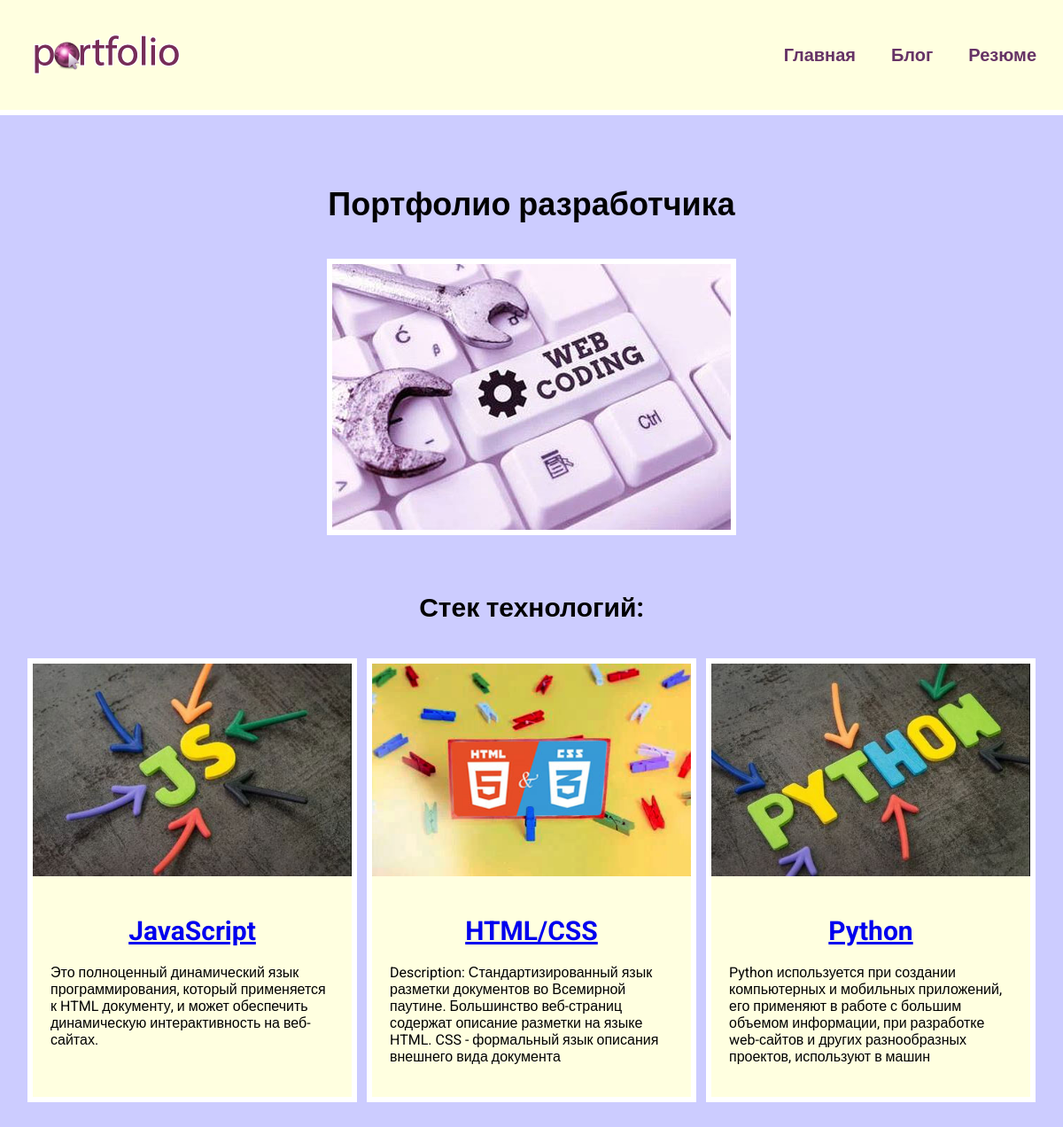
The page / on the database its author committed.
### skills/models.py (models this page shows, shortened)
class Skills(models.Model):
    title = models.CharField(max_length=100)
    description = models.CharField(max_length=200)
    image = models.ImageField(upload_to='skills/images/')
    url = models.URLField(blank=True)

### skills/views.py (the view)
# urls.py: path('', views.index, name="index"),
def index(request):
    projects = Skills.objects.all()
    return render(request, 'skills/index.html', {'projects': projects})

### skills/templates/skills/index.html
{% extends 'skills/base.html' %}
{% load static %}
{% block content %}
<h1>Портфолио разработчика</h1>
<div class="img">
    <img src="{% static 'skills/wc.jpg' %}" alt="">
</div>
<h2>Стек технологий:</h2>
<div class="block">
    {% for project in projects %}
    <div class="element">
        <div><img src="{{ project.image.url }}" alt=""></div>
        <div class="text">
            <h2><a href="{{ project.url }}" target="_blank">{{ project.title }}</a></h2>
            <p>{{ project.description }}</p>
        </div>
    </div>
    {% endfor %}
</div>
{% endblock %}

### skills/templates/skills/base.html (shortened to what this page needs)
<!DOCTYPE html>
{% load static %}
<html lang="en">
<head>
    <link rel="stylesheet" href="{% static 'css/style.css' %}">
</head>
<body>
    <div class="menu">
        <div class="wrap">
            <div class="logo">
                <a href="{% url 'index' %}">
                    <img src="{% static 'skills/logo.png' %}" alt="">
                </a>
            </div>
            <ul>
                <li><a href="{% url 'index' %}">Главная</a></li>
                <li><a href="{% url 'blogs' %}">Блог</a></li>
                <li><a href="{% static 'skills/resume.pdf' %}" target="_blank">Резюме</a></li>
            </ul>
        </div>
    </div>
    <div class="content">
        <div class="wrap">
            {% block content %}
            {% endblock %}
        </div>
    </div>
</body>
</html>

### skills/static/css/style.css (style rules this page uses)
body { background: #CCCCFF; padding: 0; margin: 0; font-family: 'Roboto', sans-serif; }
.wrap { max-width: 1200px; margin: 0 auto; padding: 20px; box-sizing: border-box; }
.block { display: flex; flex-wrap: wrap; justify-content: space-evenly; margin-bottom: 60px; }
.element, .count { background: lightyellow; border: 6px solid #FFF; margin: 20px 0; }
.text { width: 360px; padding: 20px; box-sizing: border-box; }
.block img { max-width: 360px; }
.content h1 { text-align: center; margin: 60px 0 40px; font-size: 36px; }
.img + h2, .text h2 { text-align: center; margin: 20px 0; font-size: 30px; }
.img { text-align: center; margin-bottom: 60px; }
.img img { border: 6px solid #FFF; }
.menu { background: lightyellow; padding: 10px; border-bottom: 6px solid #FFF; }
.menu .wrap { display: flex; flex-wrap: wrap; justify-content: space-between; align-items: center; }
.menu a { color: #663366; font-weight: bold; text-decoration: none; }
.menu ul { display: flex; list-style: none; font-size: 20px; }
.menu li { margin-left: 40px; }

### rows shown on the page
Skills: image (picture), title "JavaScript", description "Это полноценный динамический язык программирования, который применяется к HTML документу, и может обеспечить динамическую интерактивность на веб-сайтах."
Skills: image (picture), title "HTML/CSS", description "Description: Стандартизированный язык разметки документов во Всемирной паутине. Большинство веб-страниц содержат описание разметки на языке HTML. CSS - формальный язык описания внешнего вида документа"
Skills: image (picture), title "Python", description "Python используется при создании компьютерных и мобильных приложений, его применяют в работе с большим объемом информации, при разработке web-сайтов и других разнообразных проектов, используют в машин"
